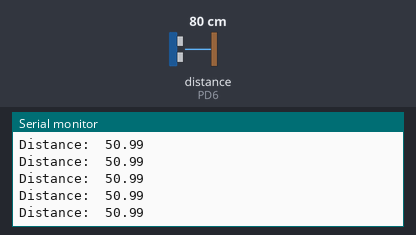
Bench run of a program on a simulated ATmega328P, built with avr-gcc and emulated at 16 MHz (the files do not name the chip). On the bench: the last lines printed to the serial monitor. Wiring (inferred from the names in the program): ultrasonic range finder: trigger PD5; echo PD6. Inputs (shaded band) come from the test bench; at power-on: distance to the obstacle (sensor on PD6) 80 cm. The echo pulse lasts 58.3 µs per cm.

Above: at 1.2 s.
1.3 s: distance to the obstacle (sensor on PD6) set to 2 cm
At 2.3 s:
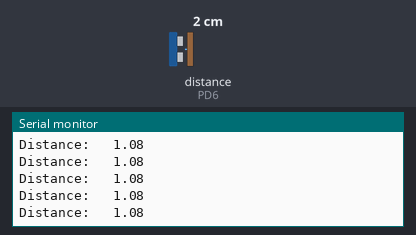
3.2 s: distance to the obstacle (sensor on PD6) set to 60 cm
At 4.2 s:
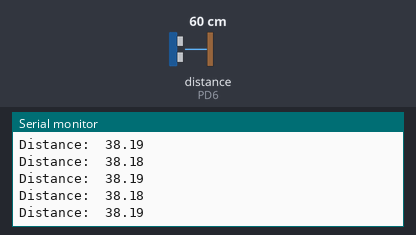
6.2 s: distance to the obstacle (sensor on PD6) set to 35 cm
At 7.1 s:
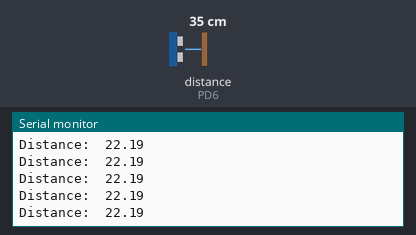
9.2 s: distance to the obstacle (sensor on PD6) set to 120 cm
At 10.3 s:
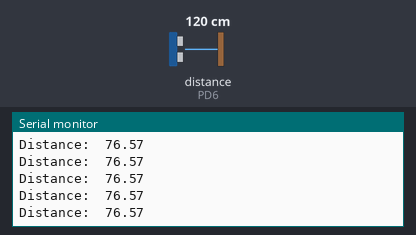
12.2 s: distance to the obstacle (sensor on PD6) set to 4 cm
At 13.2 s:
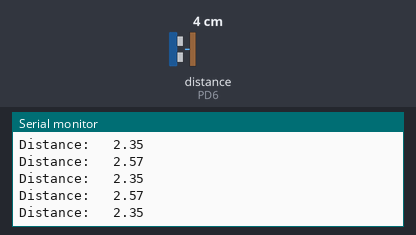
15.2 s: distance to the obstacle (sensor on PD6) set to 250 cm
At 16.3 s:
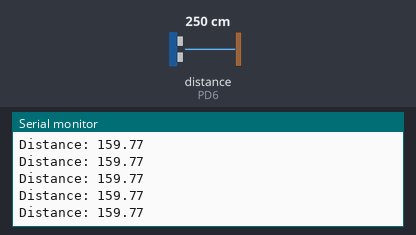
Timing chart, 0 to 18.2 s (numbered marks = the images above; inputs shaded):
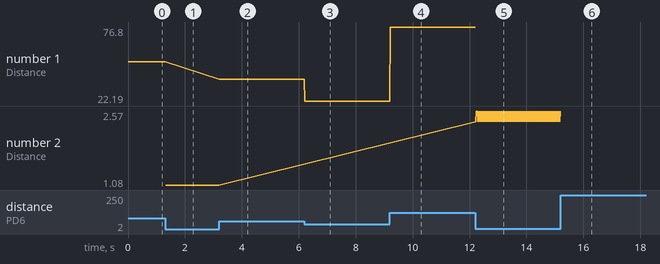

The program:

main.cpp
```cpp
#include <avr/io.h>
#include <util/delay.h>
#include <stdlib.h>
#include <math.h>
#include <avr/interrupt.h>
#include "usart.h"
#include "bit.h"
#include "timer.h"

#define TRIGGER_PIN PIND5
#define ECHO_PIN PIND6

#define FOSC 16000000 // Frequency Oscillator 16Mhz for Uno R3
#define BAUD 9600 // 9600 Bits per second
#define MYUBRR FOSC / 16 / BAUD - 1 // My USART Baud Rate Register
#define MAXPWM 1023
#define MAXDELAY 61 // 1 second

#define MAXDISTANCE 4 // m
#define SPEED 343 // m/s
#define TIMEOUT 23000//((MAXDISTANCE / SPEED) * 2) * 1000000 ///2 for round trip

// function prototypes
void pulseTrigger();
float listen();


// trigger the ultrasonic sensor
void pulseTrigger()
{
  bitSet(PORTD, TRIGGER_PIN);
  _delay_us(10);
  bitClear(PORTD, TRIGGER_PIN);
}

// get time of ultrasonic sensor
float listen()
{
    int time=0;
    while(!(bitRead(PIND,ECHO_PIN)));
    while((bitRead(PIND,ECHO_PIN))){
        _delay_us(1);
        time++;
        if (time > TIMEOUT){
            return -1;
        }
    }
    float duration = (float)time * 0.0343 / 2;
    return duration;
}

void setup(){
  usart_init(MYUBRR); // 103-9600 bps; 8-115200
  sei(); // enable global interrupts
  bitSet(DDRD, TRIGGER_PIN);
  bitClear(DDRD, ECHO_PIN);
}

int main(){
    setup();
    while(1){
      // send ultrasound signal and listen for echo
      pulseTrigger();
      float buffer = listen();
      _delay_us(10);
      // checks if there is a valid result from ultrasonic sensor
      if (buffer != -1){
        usart_tx_string("Distance: ");
        usart_tx_float(buffer, 3, 2);
        usart_transmit('\n');
        _delay_us(10);
      }
    }
}
```

bit.h
```cpp
#ifndef BIT_H
#define BIT_H

#define bitSet(reg, n) (reg |= 1 << n)
#define bitRead(reg, n) (reg >> n & 1)
#define bitClear(reg, n) (reg &= ~(1 << n))
#define bitInverse(reg, n) (reg ^= (1 << n))

#endif // BIT_H
```

timer.cpp
```cpp
// prescaler.cpp
#include "timer.h"
#include <avr/io.h>
#include "bit.h"

void setPrescaler_tc0(int option)
{
  TCCR0B |= ((option & 0x07) << CS00);
}

void setPrescaler_tc1(int option)
{
  TCCR1B |= ((option & 0x07) << CS10);
}

void set_tc1_mode(int mode){
    TCCR1A = 0; //Clear registers
    TCCR1B = 0;
    TCCR1A |= ((mode & 0x03) << WGM10); //first 2 bits
    TCCR1B |= ((mode & 0x18) << WGM12); //4th and 5th bits
}
    
```

timer.h
```cpp
// prescaler.h
#ifndef TIMER_H
#define TIMER_H

void setPrescaler_tc0(int option);
void setPrescaler_tc1(int option);
void set_tc1_mode(int mode);

#endif // TIMER_H
```

usart.cpp
```cpp
#include "usart.h"
#include <avr/io.h> // Include here if avr/io.h is needed for USART functions
#include "bit.h"

#include <stdlib.h>

// Set the baud rate
void usart_init(unsigned int ubrr)
{
  UBRR0H = (unsigned char)(ubrr >> 8);
  UBRR0L = (unsigned char)ubrr;
  // enable receiver and transmitter
  UCSR0B = (1 << TXEN0) | (1 << RXEN0);
  // set frame format: USBS0 = 0b1 2stop bit, UCSZ00 = 0b11 8bit data,
  UCSR0C = (1 << USBS0) | (3 << UCSZ00);
}

void usart_transmit(unsigned char data)
{
  /* Wait for empty transmit buffer */
  while (!(UCSR0A & (1 << UDRE0)))
    ;
  /* Put data into buffer, sends the data */
  UDR0 = data;
}

void usart_tx_string(const char *pStr)
{
  while (*pStr != '\0')
  {
    usart_transmit(*pStr);
    pStr++;
  }
}

void usart_tx_float(float x, char num_digits_int, char num_digits_decimal)
{
  char num_elements = num_digits_int + num_digits_decimal + 1 + 1; // one decimal point and one null terminator
  char buffer[num_elements];

  dtostrf(x, num_elements - 1, num_digits_decimal, buffer);
  buffer[num_elements - 1] = '\0';
  usart_tx_string(buffer);
}
```

usart.h
```cpp
#ifndef USART_H
#define USART_H

#ifdef __cplusplus
extern "C" {
#endif

void usart_init(unsigned int ubrr);
void usart_transmit(unsigned char data);
void usart_tx_string(const char *pStr);
void usart_tx_float(float x, char num_digits_int, char num_digits_decimal);

#ifdef __cplusplus
}
#endif

#endif // USART_H
```

Measured:
- after the input at 1.3 s, the serial monitor: prints a new line at once (image 1)
- after the input at 3.2 s, the serial monitor: prints a new line at once (image 2)
- after the input at 6.2 s, the serial monitor: prints a new line at once (image 3)
- after the input at 9.2 s, the serial monitor: prints a new line at once (image 4)
- after the input at 12.2 s, the serial monitor: prints a new line at once (image 5)
- after the input at 15.2 s, the serial monitor: prints a new line at once (image 6)
- plotted number 1: 50.99 → 38.18 after the input at 3.2 s, 38.18 → 22.19 after the input at 6.2 s, 22.19 → 76.57 after the input at 9.2 s
- plotted number 2: 1.08 → 2.57 after the input at 12.2 s
